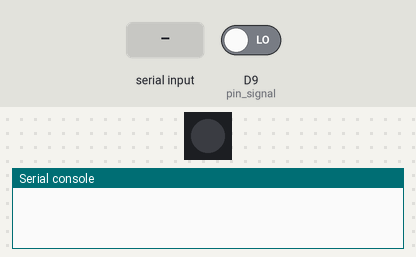
A program run on a simulated CircuitPython board. Parts: 1 RGB LEDs in strip order, left to right, the last lines printed to the serial console. The inputs (shaded band) are chosen by the test bench; at power-on: D9 (pin_signal) LOW. Dim RGB values are drawn brighter than linear.

Above: at 1.2 s.
1.3 s: "run_geiger_counter" typed at the serial console, then Enter
At 2.5 s:
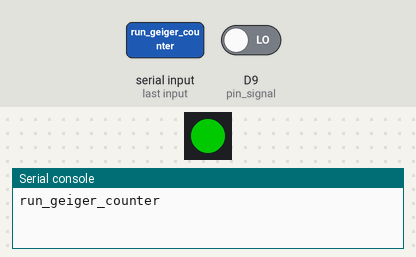
Timing chart, 0 to 32.8 s (numbered marks = the images above; inputs shaded):
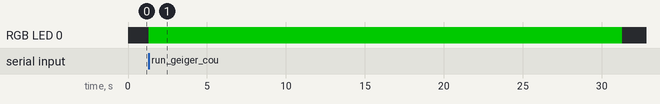

Measured:
- after the input at 1.3 s, RGB LED 0: off → RGB(0, 102, 0) at once, → off 30.0 s later

The program:

code.py
```python
# BNL SciComp Demonstrations
# Data Accquisition (DAQ) Board Controller
# Uses Adafruit CircuitPython runtime & libraries
# Designed for the Adafruit KB2040 Board


import board
import digitalio
import neopixel
import busio
import time
import supervisor
import countio
import sys

# Initialize the on-board (built-in) NeoPixel
pixel_builtin = neopixel.NeoPixel(board.NEOPIXEL, 1)
pixel_builtin.brightness = 0.4
pixel_builtin.fill((0, 0, 0))


def run_geiger_counter():
    pixel_builtin.fill((0, 255, 0))
    pin_signal = countio.Counter(board.D9, edge=countio.Edge.FALL)
    # Count decay events over 30 second period
    time.sleep(30)
    sys.stdout.write(f"{pin_signal.count}\n")
    pin_signal.deinit()
    pixel_builtin.fill((0, 0, 0))
    time.sleep(0.1)


while True:
    time.sleep(0.1)
    if supervisor.runtime.serial_bytes_available:
        cmd = sys.stdin.readline().strip()

        if cmd == "run_geiger_counter":
            run_geiger_counter()
```
